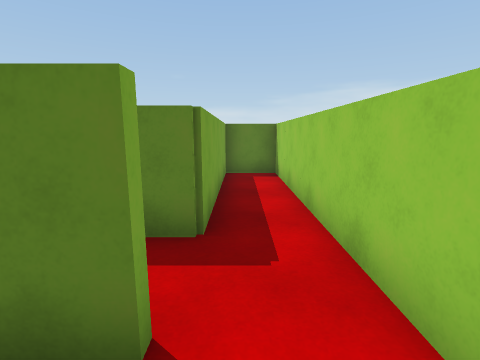
view 1 (above)

21 first-person views from a walk through a scene from a Unity 3-D project. The camera is 1.4 m above the floor, tilts 10° down and sees 85° across. The floor is counted in squares, 1 m on a side. Each view is taken from the middle of a square. On the plan, view 1 faces up. The plan holds only what a view shows up to about 13 squares ahead; the rest is blank. The player is left out.

view 2
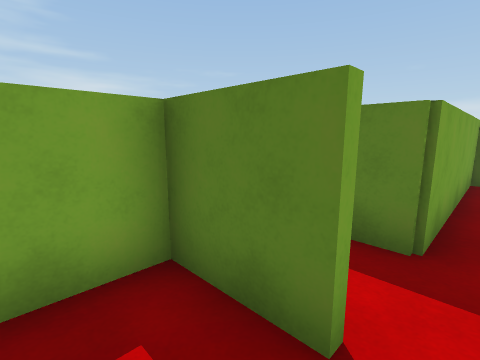

view 3
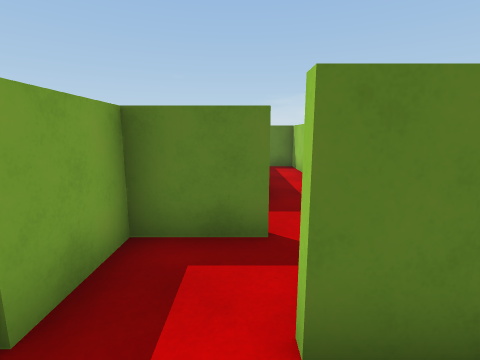

view 4
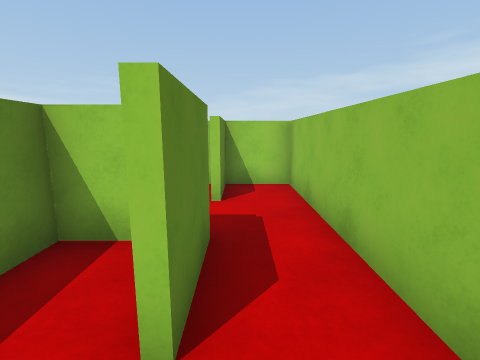

view 5
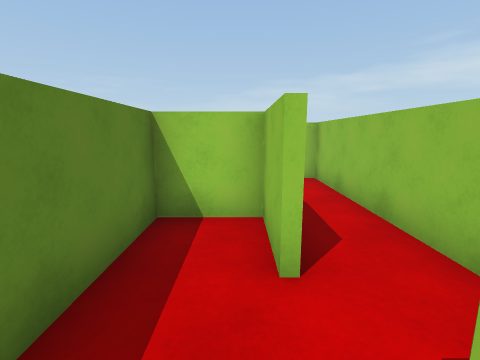

view 6
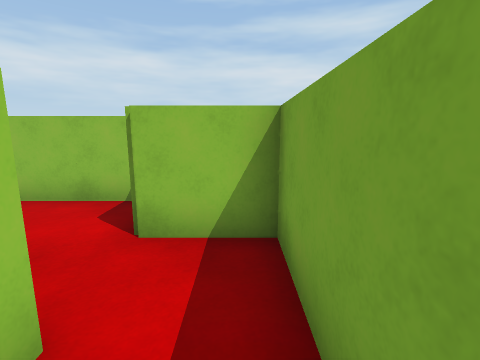

view 7
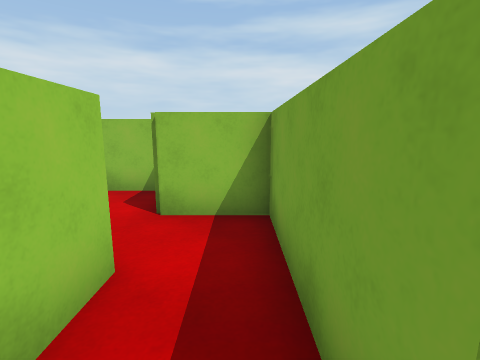

view 8
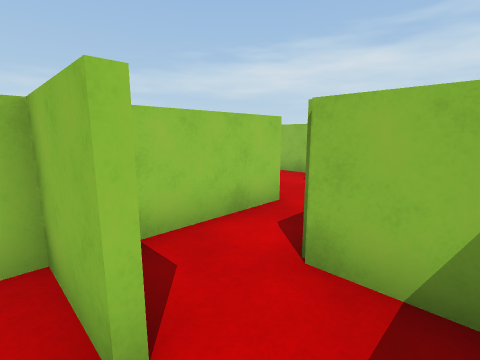

view 9
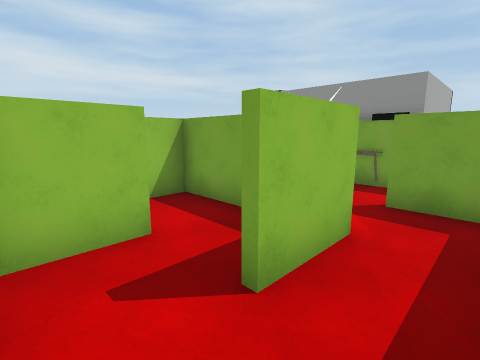

view 10
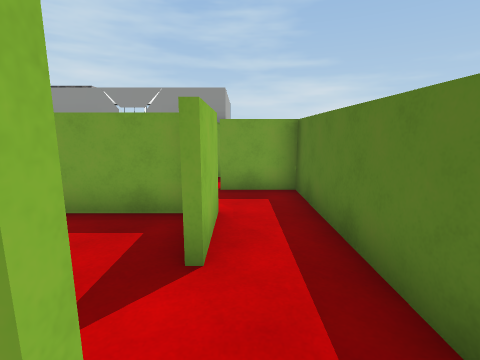

view 11
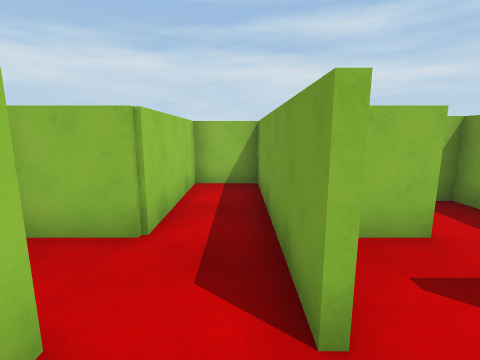

view 12
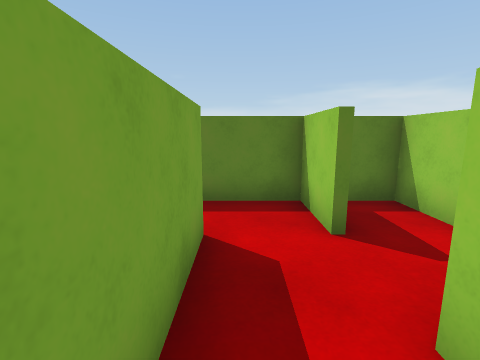

view 13
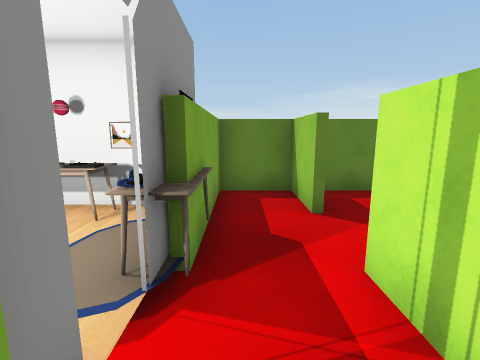

view 14
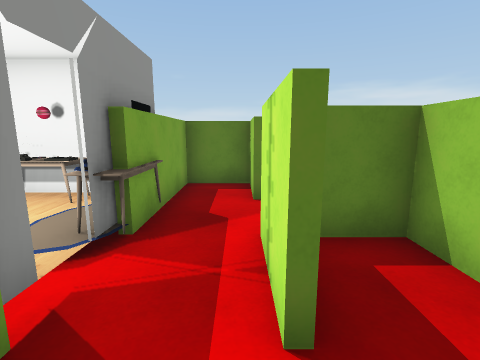

view 15
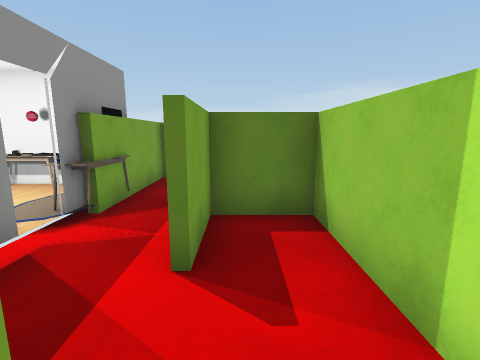

view 16
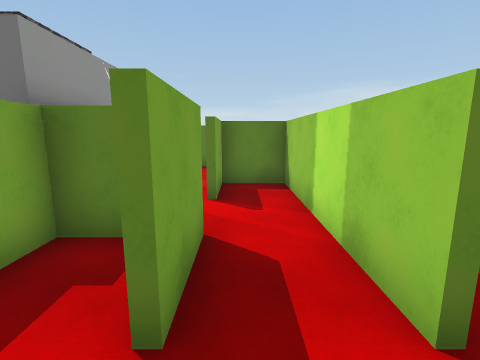

view 17
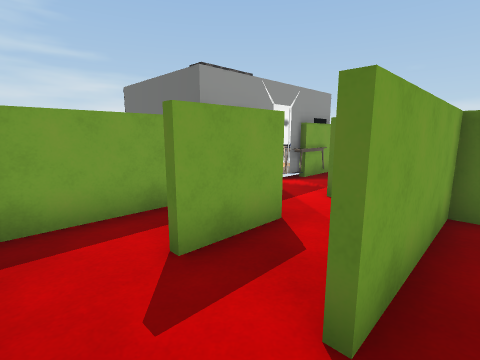

view 18
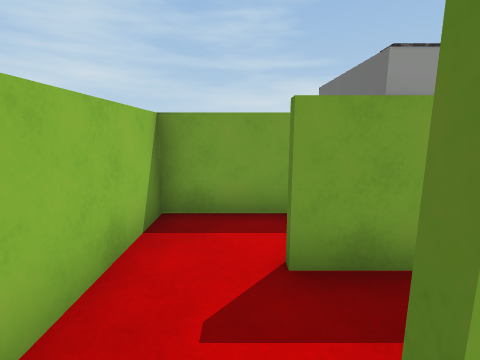

view 19
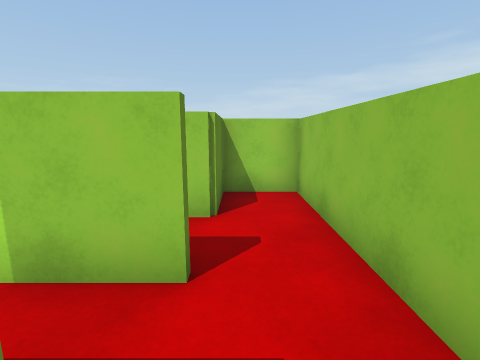

view 20
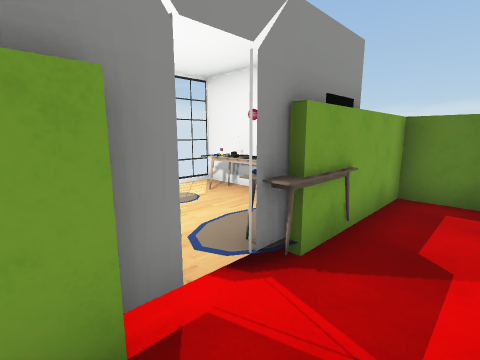

view 21
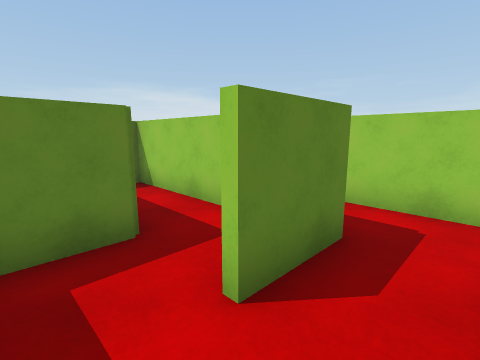

### Floor plan
Ten units are one square. View 1 is at (0, 0); x grows to the right and y downward. Boxes are objects, and circles mark ways between rooms. Rooms are numbered by the first view taken in them; rooms with no view inside come last. Other rooms are left out.
<svg viewBox="-180 -100 198 129">
<path fill="none" stroke="#000" d="M-25 -15 -25 6 -46 6M-60 24 13 24 13 6 -6 6M-5 -14 -58 -14M13 2 13 -15M-67 -15 -67 -46M-85 -36 -85 4 -65 4M-86 -56 -67 -56 -67 -60M-106 -36 -85 -36M-105 -70 -105 -30M-106 -75 -85 -75M-125 -95 -125 -75M-64 -94 -130 -94M-47 -75 -47 -94 -64 -94M-65 -76 -65 -16 -47 -16 -47 -56 -30 -56M-27 -78 -27 -94 -38 -94M-145 -36 -145 -29M-107 5 -107 -15M-135 -14 -145 -14 -145 24 -106 24M-125 -16 -125 5M-106 24 -67 24 -67 6 -86 6 -86 1M-105 -30 -105 5M-101 -34 -106 -34M-6 -34 -26 -34M-156 -75 -175 -75M-147 -41 -147 -35M-127 -75 -127 -95M-127 -35 -127 -56M-130 -94 -145 -94 -145 -74M-6 -95 -6 -34M13 -15 13 -94 -9 -94M-25 -54 -40 -54M-7 -58 -7 -95M-107 -15 -107 -54 -125 -54 -125 -35"/>
<rect x="-165" y="-75" width="10" height="10" fill="#bbb"><title>painting</title></rect>
<rect x="-155" y="-55" width="10" height="10" fill="#bbb"><title>other object</title></rect>
<rect x="-155" y="-65" width="10" height="10" fill="#bbb"><title>other object</title></rect>
<rect x="-155" y="-75" width="10" height="10" fill="#bbb"><title>mirror</title></rect>
<circle cx="-70" cy="0" r="3" fill="#2a7"/>
<circle cx="0" cy="-10" r="3" fill="#2a7"/>
<circle cx="-90" cy="-40" r="3" fill="#2a7"/>
<circle cx="-80" cy="-70" r="3" fill="#2a7"/>
<circle cx="-70" cy="-85" r="3" fill="#2a7"/>
<circle cx="-130" cy="-65" r="3" fill="#2a7"/>
<circle cx="-140" cy="-40" r="3" fill="#2a7"/>
<circle cx="-130" cy="-25" r="3" fill="#2a7"/>
<circle cx="-110" cy="15" r="3" fill="#2a7"/>
<circle cx="-120" cy="-5" r="3" fill="#2a7"/>
<circle cx="-15" cy="-25" r="3" fill="#2a7"/>
<circle cx="-30" cy="-40" r="3" fill="#2a7"/>
<text x="-30" y="10">1</text>
<text x="-80" y="-20">2</text>
<text x="-90" y="-50">3</text>
<text x="-100" y="-80">4</text>
<text x="-50" y="-60">5</text>
<text x="-140" y="-30">6</text>
<text x="-130" y="10">7</text>
<text x="-100" y="10">8</text>
<text x="-30" y="-30">9</text>
<text x="-150" y="-60">10</text>
<text x="0" y="-60">11</text>
<text x="-20" y="-70">12</text>
<text x="-120" y="-30">13</text>
</svg>
Room 1 opens to room 2. Room 1 opens to room 11. Room 2 opens to room 3. Room 3 opens to room 4. Room 4 opens to room 5. Room 4 opens to room 10. Room 6 opens to room 10. Room 6 opens to room 13. Room 7 opens to room 8. Room 7 opens to room 13. Room 9 opens to room 11. Room 9 opens to room 12.

Where each view was taken, in squares from view 1:
view 1: 0 up, 0 right, facing up
view 2: 0 up, 0 right, facing up-left
view 3: 2 down, 1 left, facing up
view 4: 1 down, 6 left, facing right
view 5: 0 up, 7 left, facing right
view 6: 3 up, 8 left, facing down
view 7: 4 up, 8 left, facing down
view 8: 6 up, 10 left, facing down-right
view 9: 9 up, 7 left, facing down-left
view 10: 8 up, 6 left, facing left
view 11: 9 up, 6 left, facing down
view 12: 4 up, 6 left, facing up
view 13: 3 up, 14 left, facing up
view 14: 2 up, 13 left, facing up
view 15: 1 up, 12 left, facing up
view 16: 2 down, 12 left, facing up
view 17: 2 down, 10 left, facing up-left
view 18: 1 down, 10 left, facing left
view 19: 1 down, 13 left, facing right
view 20: 3 up, 13 left, facing up-left
view 21: 2 up, 4 left, facing up-right
